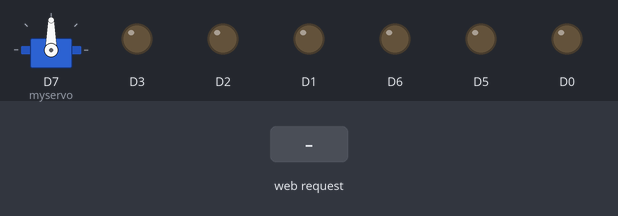
This sketch was run on a simulated ESP8266 (NodeMCU). Shown: servo, output pins drawn as LEDs (lit = HIGH). Inputs (shaded band) come from the test bench. WiFi joins after 1.5 s; servers stay silent unless stated; what the sketch prints to the serial monitor is not drawn.

Above: at 4.7 s.
4.8 s: HTTP request GET /Forward received
At 5.2 s:
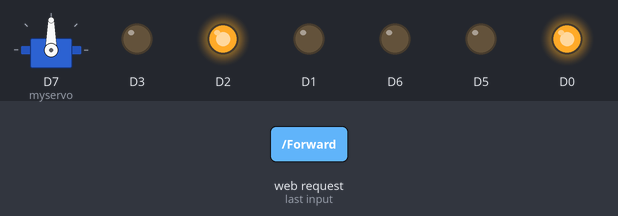
6.8 s: HTTP request GET /Down received
At 7.2 s:
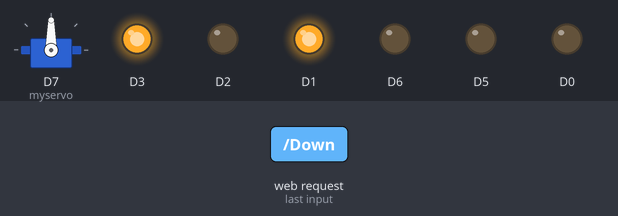
8.8 s: HTTP request GET /Left received
At 9.1 s:
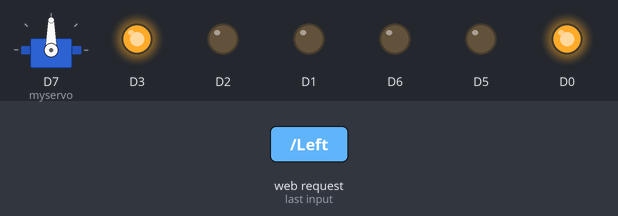
10.8 s: HTTP request GET /Right received
At 11.2 s:
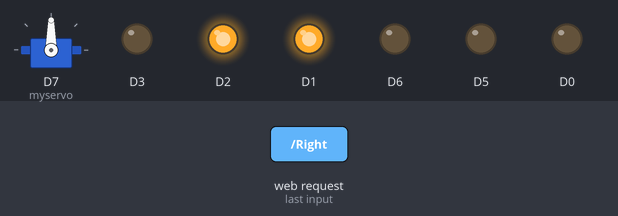
12.8 s: HTTP request GET /RotateRight received
At 13.5 s:
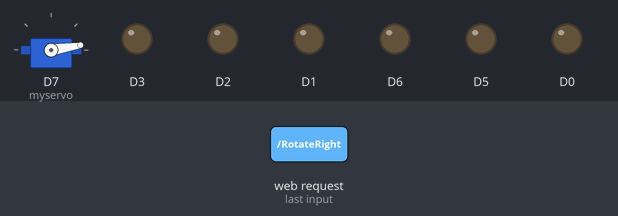
14.4 s: HTTP request GET /Forward received
At 14.8 s:
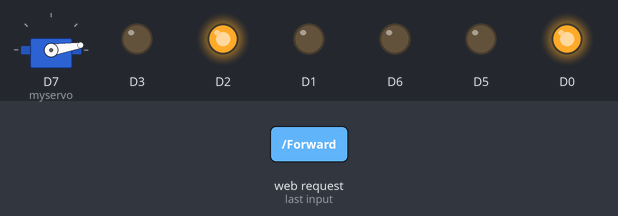
Timing chart, 0 to 17.4 s (numbered marks = the images above; inputs shaded):
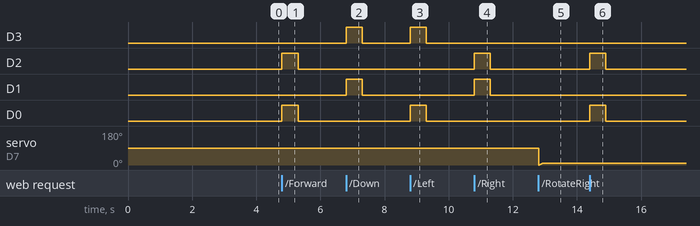

Measured:
- after the input at 4.8 s, D2, D0: LOW → HIGH at once, → LOW 0.50 s later
- after the input at 6.8 s, D3, D1: LOW → HIGH at once, → LOW 0.50 s later
- after the input at 8.8 s, D3, D0: LOW → HIGH at once, → LOW 0.50 s later
- after the input at 10.8 s, D2, D1: LOW → HIGH at once, → LOW 0.50 s later
- after the input at 12.8 s, servo on D7 (myservo): 90° → 9° at once
- after the input at 14.4 s, D2, D0: LOW → HIGH at once, → LOW 0.50 s later

The sketch:

today.ino
```cpp
/* include library */
#include <ESP8266WiFi.h>
#include <Servo.h>

Servo myservo;

/* define port */
WiFiClient client;
WiFiServer server(80);

/* WIFI settings */
const char* ssid = "krishna";
const char* password = "krishna123";

/* data received from application */
String  data ="";

/* define L298N or L293D motor control pins */
/*int leftMotorForward = 2;     /* GPIO2(D4) -> IN3   */
/*int rightMotorForward = 15;   /* GPIO15(D8) -> IN1  */
/*int leftMotorBackward = 0;    /* GPIO0(D3) -> IN4   */
/*int rightMotorBackward = 13;  /* GPIO13(D7) -> IN2  */


/* define L298N or L293D enable pins */
/*int rightMotorENB = 14; /* GPIO14(D5) -> Motor-A Enable */
/*int leftMotorENB = 12;  /* GPIO12(D6) -> Motor-B Enable */
int pos = 90;
void setup()
{
  /* initialize motor control pins as output */
  pinMode(D0, OUTPUT);
  pinMode(D1, OUTPUT);
  pinMode(D2, OUTPUT);
  pinMode(D3, OUTPUT);

  /* initialize motor enable pins as output */
  pinMode(D5, OUTPUT);
  pinMode(D6, OUTPUT);
  myservo.attach(D7);
  /* start server communication */
  Serial.begin(115200);
  WiFi.disconnect();
  delay(2000);
  Serial.println("Connecting to WIFI");
  WiFi.begin("saiteja", "saitej123");
  while ((!(WiFi.status() == WL_CONNECTED)))
  {
    delay(500);
    Serial.print("..");
  }
  Serial.println("I am Connected");
  Serial.println("My Local IP is : ");
  Serial.print((WiFi.localIP()));
  server.begin();
}

void loop()
{
    /* If the server available, run the "checkClient" function */
    client = server.available();
    if (!client) return;
    data = checkClient ();

  for (  pos = 0 ; pos >= 90 ; pos = pos + 1)
   {
    myservo.write(pos);              // tell servo to go to position in variable 'pos'
    delay(1);                       // waits 15ms for the servo to reach the position
  }

    /* If the incoming data is "forward", run the "MotorForward" function */
    if (data == "Forward") MotorForward();
    /* If the incoming data is "backward", run the "MotorBackward" function */
    else if (data == "Down") MotorBackward();
    /* If the incoming data is "left", run the "TurnLeft" function */
    else if (data == "Left") TurnLeft();
    /* If the incoming data is "right", run the "TurnRight" function */
    else if (data == "Right") TurnRight();
    /* If the incoming data is "stop", run the "MotorStop" function */
    else if (data == "Stop") MotorStop();


    else if (data == "RotateRight") RotateRight();

    else if (data == "RotateLeft") RotateLeft();

}

/********************************************* FORWARD *****************************************************/
void MotorForward(void)
{

  analogWrite(D0,255);
  analogWrite(D1,0);
  analogWrite(D2,255);
  analogWrite(D3,0);
  delay(500);
  analogWrite(D0,0);
  analogWrite(D1,0);
  analogWrite(D2,0);
  analogWrite(D3,0);
  Serial.println("forward");
}

/********************************************* BACKWARD *****************************************************/
void MotorBackward(void)
{

  analogWrite(D0,0);
  analogWrite(D1,255);
  analogWrite(D2,0);
  analogWrite(D3,255);
  delay(500);
  analogWrite(D0,0);
  analogWrite(D1,0);
  analogWrite(D2,0);
  analogWrite(D3,0);
   Serial.println("backward");
}

/********************************************* TURN LEFT *****************************************************/
void TurnLeft(void)
{
  analogWrite(D0,255);
  analogWrite(D1,0);
  analogWrite(D2,0);
  analogWrite(D3,255);
  delay(500);
  analogWrite(D0,0);
  analogWrite(D1,0);
  analogWrite(D2,0);
  analogWrite(D3,0);
   Serial.println("left");
}


/********************************************* TURN RIGHT *****************************************************/
void TurnRight(void)
{
  analogWrite(D0,0);
  analogWrite(D1,255);
  analogWrite(D2,255);
  analogWrite(D3,0);
  delay(500);
  analogWrite(D0,0);
  analogWrite(D1,0);
  analogWrite(D2,0);
  analogWrite(D3,0);

 Serial.println("right");}

/********************************************* STOP *****************************************************/
void MotorStop(void)
{
  analogWrite(D0,0);
  analogWrite(D1,0);
  analogWrite(D2,0);
  analogWrite(D3,0);
  delay(500);
  analogWrite(D0,0);
  analogWrite(D1,0);
  analogWrite(D2,0);
  analogWrite(D3,0);
 Serial.println("stop");
}

void RotateRight(void)
{

  int right = pos;
  for (  ; right <= pos + 9 ; right += 1)
   {
    myservo.write(right);              // tell servo to go to position in variable 'pos'
    delay(15);                       // waits 15ms for the servo to reach the position
  }
   pos = right;
 Serial.println("rotateright");
}

void RotateLeft(void)
{

  int left = pos;
  for (  ; left >= pos - 9 ; left = left-1)
   {
    myservo.write(left);              // tell servo to go to position in variable 'pos'
    delay(15);                       // waits 15ms for the servo to reach the position
  }
   pos = left;
  Serial.println("rotateleft");
}


 /* for (pos = 180; pos >= 0; pos -= 1) { // goes from 180 degrees to 0 degrees
    myservo.write(pos);              // tell servo to go to position in variable 'pos'
    delay(15);                       // waits 15ms for the servo to reach the position
  }
}*/

/********************************** RECEIVE DATA FROM the APP ******************************************/
String checkClient (void)
{
  while(!client.available()) delay(1);
  String request = client.readStringUntil('\r');
  request.remove(0, 5);
  request.remove(request.length()-9,9);
  return request;
}
```
